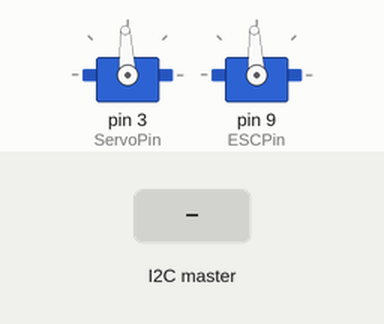
Recording of a sketch running on a simulated Arduino Uno, built with avr-gcc and run on an emulated ATmega328P. On the bench: 2 × servo. Inputs (shaded band) come from the test bench.

Above: at 4.2 s.
4.3 s: the I2C master sends the byte 1
Timing chart, 0 to 7.3 s (numbered marks = the images above; inputs shaded):
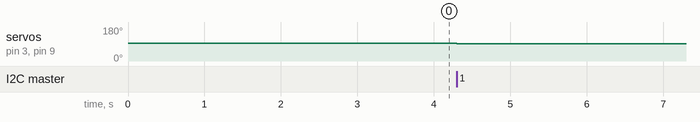

The sketch:

Pico.ino
```cpp
#include <Servo.h>
#include <Wire.h>

#define ServoPin 3                                              // GPIO Pin used to control the Servo using PWM
#define ESCPin 9                                                // GPIO Pin used to control the ESC (Electronic Speed Controler) using PWM
#define MIN_FREQ 1100                                           // Lower bound frequency for PWM
#define MAX_FREQ 1900                                           // Upper bound frequency for PWM

#define I2C_SLAVE_ADDRESS 0x8                                   // I2C Address that the master will see

Servo SteeringServo;
Servo ESC;

int center_point = 1500;

int servo_freq = center_point;                                  // Steering servo Variable
int thrust_freq = center_point;                                 // ESC Value

void setup() {
  SteeringServo.attach(ServoPin);                               // Set Servo pin to steering servo object
  SteeringServo.writeMicroseconds(servo_freq);                  // Center the steering servo

  ESC.attach(ESCPin);                                           // Set the ESC pin to the ESC object
  ESC.writeMicroseconds(thrust_freq);                           // Set the motor to 0

  Wire.begin(I2C_SLAVE_ADDRESS);                                                 // Initialize I2C on specified address
  Wire.onReceive(receiveEvent);

  delay(3000);                                                  // Wait for 3 seconds, this is because the ESC must recieve the 0 command on boot
}

void loop() {
  SteeringServo.writeMicroseconds(servo_freq);                  // Set angle of steering servo
  ESC.writeMicroseconds(thrust_freq);                           // Set speed of ESC
  delay(100);                                                   // Delay added to ensure the I2C buffer isn't too large
}

void receiveEvent(int count) {
  char c = Wire.read();                                         // Command Byte
  int a_neg = Wire.read();                                      // Is Angle Negative, ie. turn direction
  int angle = Wire.read();                                      // Turning Angle
  int t_neg = Wire.read();                                      // Is Thrust negative
  int thrust_p = Wire.read();                                   // Thrust percentage

  if (a_neg == 1) {
    angle = angle * -1;
  }

  if (t_neg == 1) {
    thrust_p = thrust_p * -1;
  }

  servo_freq = map(angle, -50, 50, MIN_FREQ, MAX_FREQ);         // Set steering servo frequency
  thrust_freq = map(thrust_p, -100, 100, MIN_FREQ, MAX_FREQ);   // Set ESC frequency
}
```

Measured:
- after the input at 4.3 s, servo on pin 3 (ServoPin), servo on pin 9 (ESCPin): 93° → 92° at once
